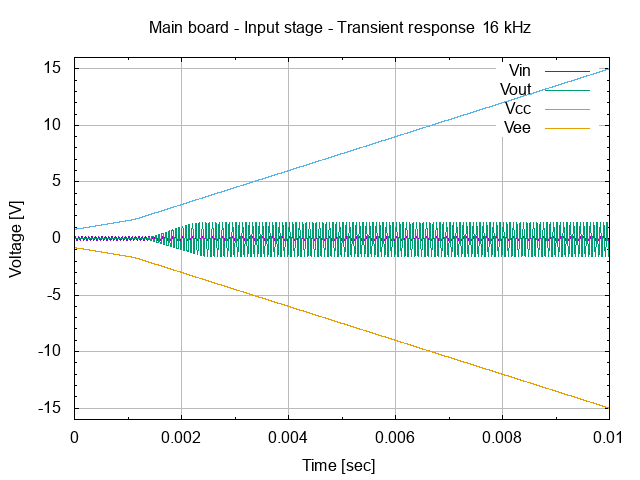

gnuplot code for this plot:
# setup terminal
set term png

# setup graph
set output "26.003.00.01.02.01.png"
set title "Main board - Input stage - Transient response @ 16 kHz"

# setup Y-axis
set yrange [-16:16]
set grid ytics lt 1 lw 1 lc rgb "#bbbbbb"
set mytics
set ylabel "Voltage [V]"

# setup X-axis
set grid xtics lt 1 lw 1 lc rgb "#bbbbbb"
set mxtics
set xlabel "Time [sec]"

# setup plot style
set style data lines
plot '26.003.00.01.02.dat' using 1:2 title "Vin", \
     '26.003.00.01.02.dat' using 1:3 title "Vout", \
     '26.003.00.01.02.dat' using 1:4 title "Vcc", \
     '26.003.00.01.02.dat' using 1:5 title "Vee"

# set output back to default
set output

# reset terminal type
set terminal pop
